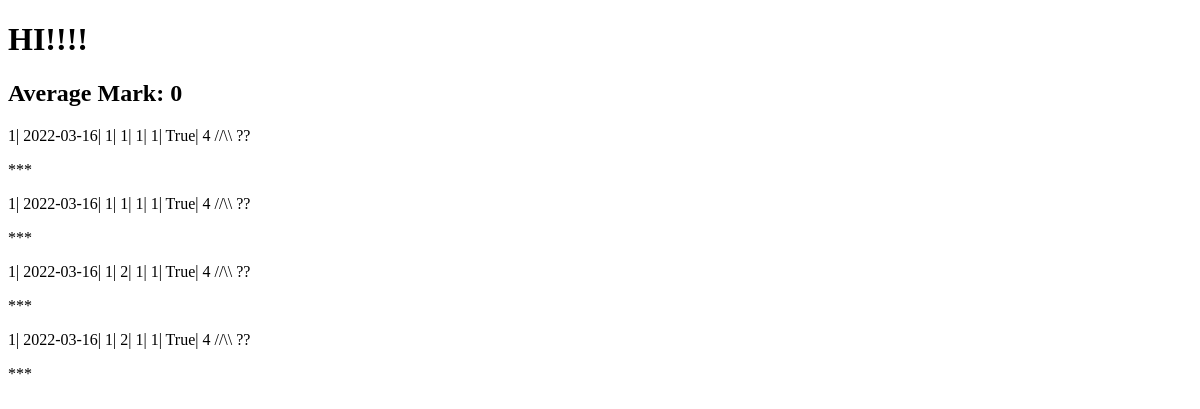
Page /module/1 on the earlier database version.
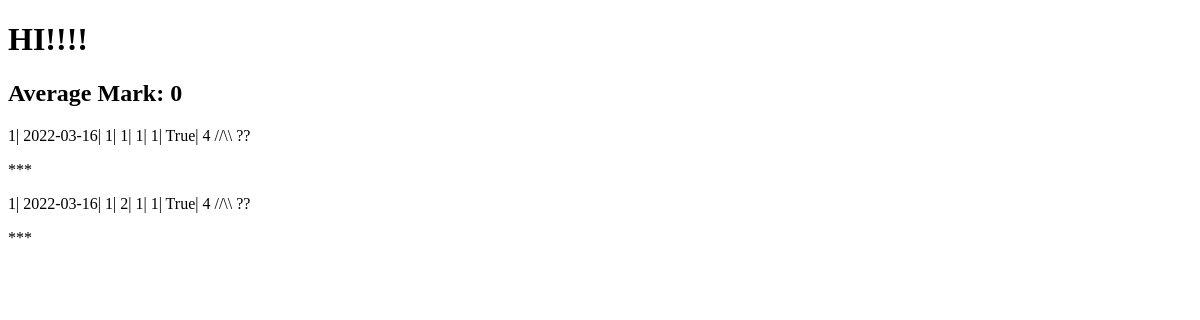
Same page on the later database version.
### my_app/models.py (models this page shows)
class StudentAnswers(db.Model):
    id = db.Column(db.Integer, primary_key=True)
    student_id = db.Column(db.Integer)
    timestamp = db.Column(db.DateTime, nullable=False, default=datetime.utcnow)
    course_id = db.Column(db.Integer)
    module_id = db.Column(db.Integer)
    assessment_id = db.Column(db.Integer)
    question_id = db.Column(db.Integer)
    answer_id = db.Column(db.Integer)
    correct_answer = db.Column(db.Boolean, default=False, nullable=False)
    marks = db.Column(db.Integer)

### my_app/routes.py (the view)
@app.route("/module/<int:module_id>")
def module_view(module_id):
    student_id = 1
    list_of_student_answers = (
        StudentAnswers.query.filter_by(student_id=student_id)
        .filter_by(module_id=module_id)
        .all()
    )
    dictionary_of_possible_marks = {}
    dictionary_of_total_marks = {}
    list_of_all_assessments_in_module = list(
        set([answer.assessment_id for answer in list_of_student_answers])
    )
    for assessment in list_of_all_assessments_in_module:
        dictionary_of_possible_marks[assessment] = sum(
            [
                answer.marks
                for answer in list_of_student_answers
                if answer.assessment_id == assessment
            ]
        )
    for assessment in list_of_all_assessments_in_module:
        dictionary_of_total_marks[assessment] = sum(
            [
                answer.marks
                for answer in list_of_student_answers
                if answer.assessment_id == assessment and answer.correct_answer
            ]
        )
    print(f"list_of_student_answers: {list_of_student_answers}")
    print(f"dictionary_of_possible_marks: {dictionary_of_possible_marks}")
    print(f"dictionary_of_total_marks: {dictionary_of_total_marks}")
    return render_template(
        "index.html",
        average_mark=0,
        list_of_student_answers=list_of_student_answers,
    )

### my_app/templates/index.html (shortened to what this page needs)
<!DOCTYPE html>
<html lang="en">
	<head>
	</head>
	<body>
		<h1>HI!!!!</h1>
		<h2>Average Mark: {{average_mark}}</h2>
		{% for answer in list_of_student_answers %}
		<p>{{ answer.student_id }}|
		{{ answer.timestamp.strftime('%Y-%m-%d') }}|
		{{ answer.module_id }}|
		{{ answer.assessment_id }}|
		{{ answer.question_id }}|
		{{ answer.answer_id }}|
		{{ answer.correct_answer }}|
		{{ answer.marks }} //\\ {{ answer.actual_value }} ?? </p>
		***</p>
		{% endfor %}
	</body>
</html>

Differences in the rows shown:
no longer on this page (row edited): StudentAnswers: student_id "1", timestamp "2022-03-16", module_id "1", assessment_id "1", question_id "1", answer_id "1", correct_answer "True", marks "4"
no longer on this page (row edited): StudentAnswers: student_id "1", timestamp "2022-03-16", module_id "1", assessment_id "2", question_id "1", answer_id "1", correct_answer "True", marks "4"
